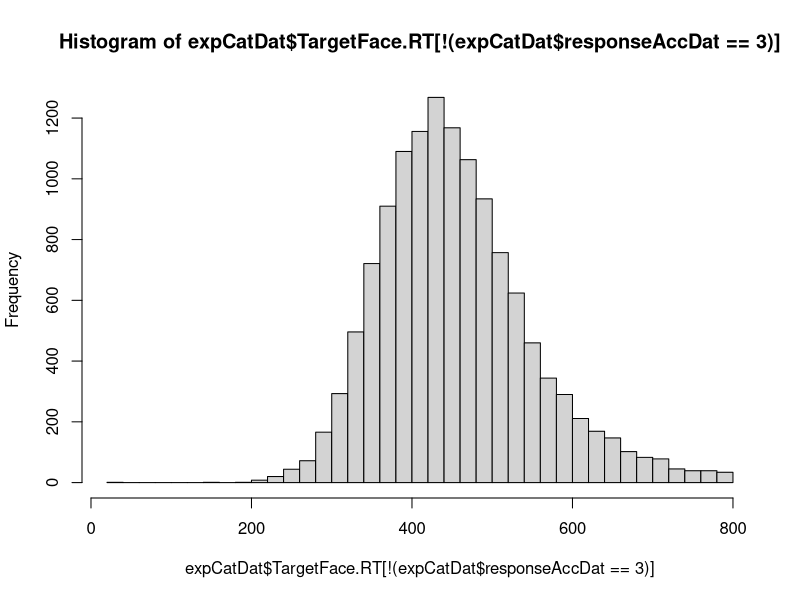
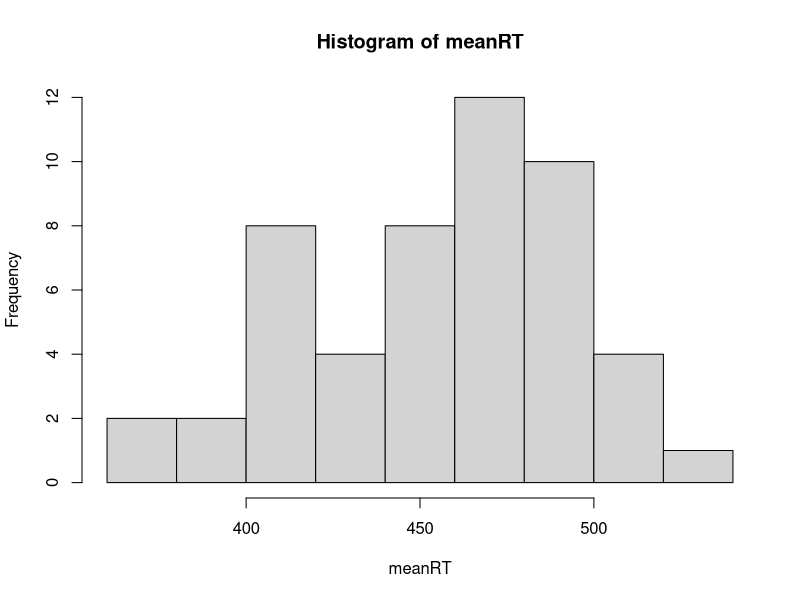
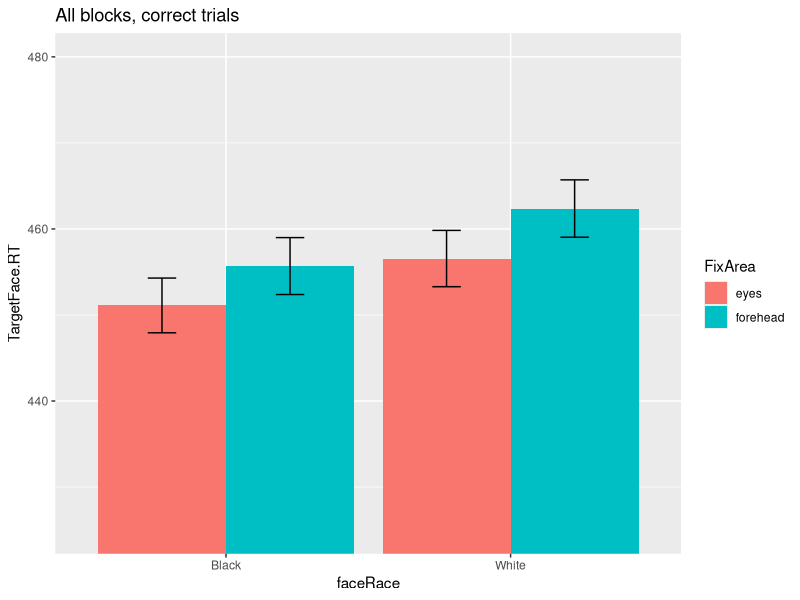
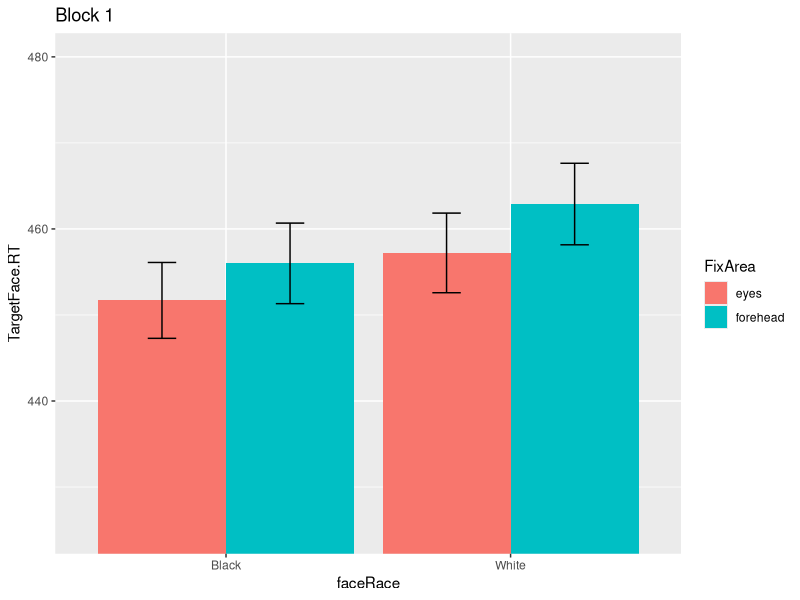
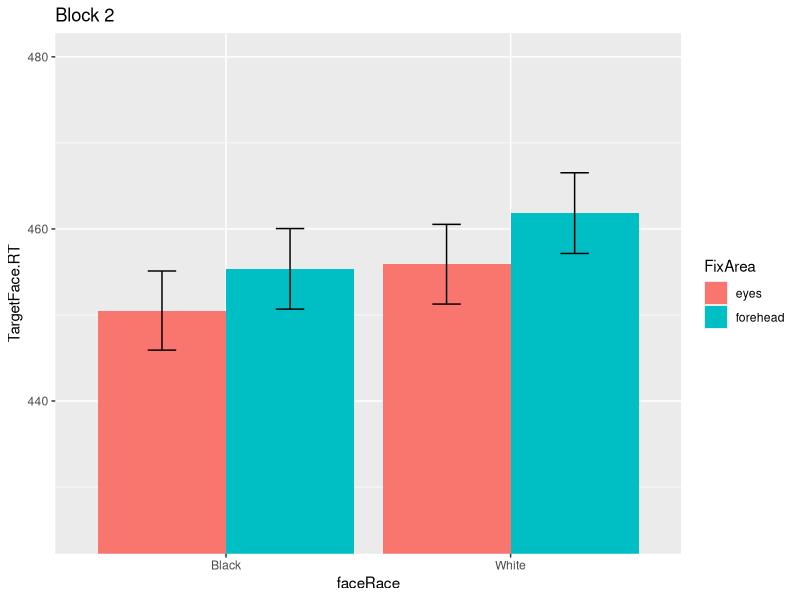

Write the R code that produced these figures, in order.
require(dplyr)
require(tidyr)

catDat = read.delim("catDat.txt")
# includes practice trials
# 512 trials per subject
# Practice: Trial = 1, SubTrial = 1...8
# First half: Trial = 2, SubTrial = 1...128
# Second half: Trial = 3, SubTrial = 128...256

expCatDat = catDat[catDat$Trial != 1,]  # takes out practice trials
expCatDat$Subject = factor(expCatDat$Subject)
expCatDat$TrialType = factor(expCatDat$TrialType)


# look at distribution of RTs
hist(expCatDat$TargetFace.RT[!(expCatDat$responseAccDat == 3)], breaks = 30) # looks really nicely distributed

# look at distribution of subject mean RTs (taking out misses)
noMiss = expCatDat[!(expCatDat$responseAccDat == 3),]

# tapply(Summary Variable, Group Variable, Function)
meanRT = tapply(noMiss$TargetFace.RT, noMiss$Subject, mean)
hist(meanRT) 
sort(meanRT)

# look at average RTs for each condition
tapply(noMiss$TargetFace.RT, noMiss$TrialType, mean)

# what about just correct trials?
corTrials = noMiss[noMiss$TargetFace.ACC==1,]
tapply(corTrials$TargetFace.RT, corTrials$TrialType, mean)

require(ggplot2)
ggplot(corTrials, aes(faceRace, TargetFace.RT, fill = FixArea)) +
  stat_summary(fun.y = mean, geom = "bar", position = "dodge") +
  stat_summary(fun.data = mean_cl_normal, geom = "errorbar", position = position_dodge(width=.9), width = .2) +
#  facet_wrap(~FixArea) +
  coord_cartesian(ylim=c(425,480)) +
  ggtitle("All blocks, correct trials")


############## Break down by block #################################################

# Look at RT by block: getting faster
tapply(corTrials$TargetFace.RT, corTrials$Trial, mean)

# Just block 1
ggplot(corTrials[corTrials$Trial == 2,], aes(faceRace, TargetFace.RT, fill = FixArea)) +
  stat_summary(fun.y = mean, geom = "bar", position = "dodge") +
  stat_summary(fun.data = mean_cl_normal, geom = "errorbar", position = position_dodge(width=.9), width = .2) +
#  facet_wrap(~FixArea) +
  coord_cartesian(ylim=c(425,480)) +
  ggtitle("Block 1")

# Just block 2
ggplot(corTrials[corTrials$Trial == 3,], aes(faceRace, TargetFace.RT, fill = FixArea)) +
  stat_summary(fun.y = mean, geom = "bar", position = "dodge") +
  stat_summary(fun.data = mean_cl_normal, geom = "errorbar", position = position_dodge(width=.9), width = .2) +
#  facet_wrap(~FixArea) +
  coord_cartesian(ylim=c(425,480)) +
  ggtitle("Block 2")



require(lme4)
require(lmerTest)

# check if subject and stimulus should be used as grouping variables
# intercept-only model

# no predictors- look at how intercept varies by face stimulus, word stimulus, and subject
m1 <- lmer(TargetFace.RT ~ 1 + (1|TargetPic) + (1|Subject) , data=corTrials) 
summary(m1)

# investigate whether random effects of each are different from 0
m2a <- lmer(TargetFace.RT ~ 1 + (1|TargetPic), data=corTrials)
anova(m1, m2a) # leave in subject as random effect

m2b <- lmer(TargetFace.RT ~ 1 + (1|Subject), data=corTrials)
anova(m1, m2b) # leave in TargetPic as random effect

# next step: include fixed effects (ie trial condition)

m4 <- lmer(TargetFace.RT ~ 1 + faceRace * FixArea + (1|Subject) + (1|TargetPic), data=corTrials)
summary(m4)
